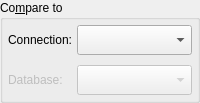
               <widget class="QGroupBox" name="compare_to_gb">
                <property name="sizePolicy">
                 <sizepolicy hsizetype="Expanding" vsizetype="Fixed">
                  <horstretch>0</horstretch>
                  <verstretch>0</verstretch>
                 </sizepolicy>
                </property>
                <property name="minimumSize">
                 <size>
                  <width>0</width>
                  <height>0</height>
                 </size>
                </property>
                <property name="title">
                 <string>Co&amp;mpare to</string>
                </property>
                <layout class="QGridLayout" name="gridLayout_11">
                 <property name="leftMargin">
                  <number>5</number>
                 </property>
                 <property name="topMargin">
                  <number>5</number>
                 </property>
                 <property name="rightMargin">
                  <number>5</number>
                 </property>
                 <property name="bottomMargin">
                  <number>5</number>
                 </property>
                 <property name="horizontalSpacing">
                  <number>5</number>
                 </property>
                 <property name="verticalSpacing">
                  <number>10</number>
                 </property>
                 <item row="1" column="1">
                  <widget class="QComboBox" name="database_cmb">
                   <property name="enabled">
                    <bool>false</bool>
                   </property>
                   <property name="sizePolicy">
                    <sizepolicy hsizetype="Expanding" vsizetype="Fixed">
                     <horstretch>0</horstretch>
                     <verstretch>0</verstretch>
                    </sizepolicy>
                   </property>
                   <property name="sizeAdjustPolicy">
                    <enum>QComboBox::SizeAdjustPolicy::AdjustToMinimumContentsLengthWithIcon</enum>
                   </property>
                   <property name="iconSize">
                    <size>
                     <width>22</width>
                     <height>22</height>
                    </size>
                   </property>
                  </widget>
                 </item>
                 <item row="0" column="0">
                  <widget class="QLabel" name="connection_lbl">
                   <property name="text">
                    <string>Connection:</string>
                   </property>
                  </widget>
                 </item>
                 <item row="1" column="0">
                  <widget class="QLabel" name="database_lbl">
                   <property name="enabled">
                    <bool>false</bool>
                   </property>
                   <property name="sizePolicy">
                    <sizepolicy hsizetype="Minimum" vsizetype="Preferred">
                     <horstretch>0</horstretch>
                     <verstretch>0</verstretch>
                    </sizepolicy>
                   </property>
                   <property name="text">
                    <string>Database:</string>
                   </property>
                   <property name="indent">
                    <number>-1</number>
                   </property>
                  </widget>
                 </item>
                 <item row="0" column="1">
                  <widget class="QComboBox" name="connections_cmb">
                   <property name="sizePolicy">
                    <sizepolicy hsizetype="Expanding" vsizetype="Fixed">
                     <horstretch>0</horstretch>
                     <verstretch>0</verstretch>
                    </sizepolicy>
                   </property>
                   <property name="sizeAdjustPolicy">
                    <enum>QComboBox::SizeAdjustPolicy::AdjustToMinimumContentsLengthWithIcon</enum>
                   </property>
                   <property name="iconSize">
                    <size>
                     <width>22</width>
                     <height>22</height>
                    </size>
                   </property>
                  </widget>
                 </item>
                </layout>
               </widget>
